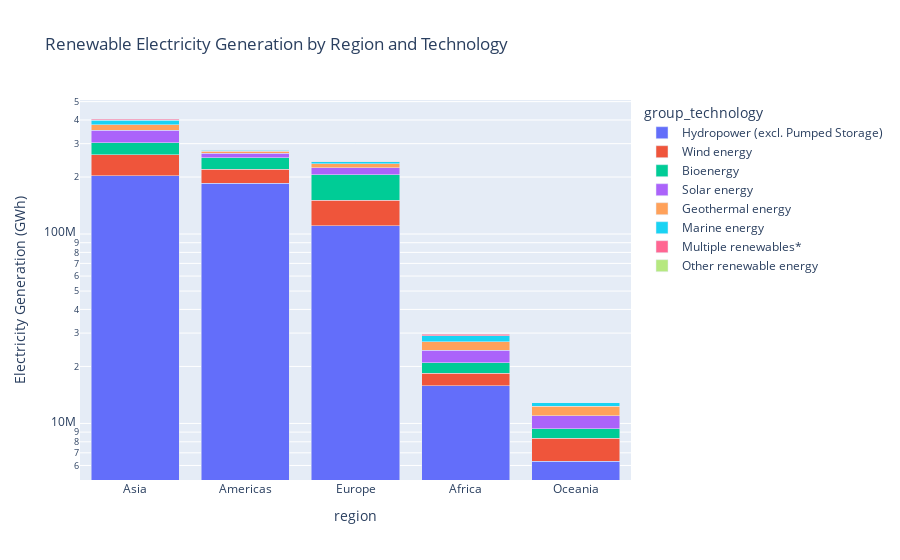

Notebook code for this chart:
### Markdown cell above
##### Question: How has renewable energy generation evolved globally over time?

### Code cell
#RQ1 Renewable adoption by region & technology
rq1_sql = """
SELECT 
    c.region,
    i.group_technology, 
    SUM(i.electricity_generation_gwh) AS total_generation
FROM irena_energy i
JOIN country c ON i.iso = c.iso
WHERE c.region IS NOT NULL
    AND c.region NOT IN ('Multilateral', 'Unspecified countries')
    AND i.group_technology NOT IN ('Fossil fuels', 'Nuclear','Other non-renewable energy','Pumped storage')
GROUP BY c.region, i.group_technology
ORDER BY total_generation DESC;
"""
rq1_df = run(rq1_sql)
rq1_df.head()

# Stacked Bar Plot for RQ1


fig = px.bar(
    rq1_df,
    x="region",
    y="total_generation",
    color="group_technology",
    barmode="stack",   # <-- stacked instead of grouped
    title="Renewable Electricity Generation by Region and Technology",
    labels={"total_generation": "Electricity Generation (GWh)"}
)
fig.update_yaxes(type="log")
show_and_save(fig, "rq1", "rq1_renewable_by_region_tech")
#fig.show()

### Figure 1 — Plotly figure (JSON) as saved in the notebook; plotly's stock layout.template omitted (floating-point values rounded to 4 significant figures)
{"data": [{"alignmentgroup": "True", "hovertemplate": "group_technology=Hydropower (excl. Pumped Storage)<br>region=%{x}<br>Electricity Generation (GWh)=%{y}<extra></extra>", "legendgroup": "Hydropower (excl. Pumped Storage)", "marker": {"color": "#636efa", "pattern": {"shape": ""}}, "name": "Hydropower (excl. Pumped Storage)", "offsetgroup": "Hydropower (excl. Pumped Storage)", "orientation": "v", "showlegend": true, "textposition": "auto", "type": "bar", "x": ["Asia", "Americas", "Europe", "Africa", "Oceania"], "xaxis": "x", "y": [202900000.0, 185000000.0, 110700000.0, 15820000.0, 6335000.0], "yaxis": "y"}, {"alignmentgroup": "True", "hovertemplate": "group_technology=Wind energy<br>region=%{x}<br>Electricity Generation (GWh)=%{y}<extra></extra>", "legendgroup": "Wind energy", "marker": {"color": "#EF553B", "pattern": {"shape": ""}}, "name": "Wind energy", "offsetgroup": "Wind energy", "orientation": "v", "showlegend": true, "textposition": "auto", "type": "bar", "x": ["Asia", "Europe", "Americas", "Africa", "Oceania"], "xaxis": "x", "y": [59390000.0, 40440000.0, 34640000.0, 2604000.0, 2042000.0], "yaxis": "y"}, {"alignmentgroup": "True", "hovertemplate": "group_technology=Bioenergy<br>region=%{x}<br>Electricity Generation (GWh)=%{y}<extra></extra>", "legendgroup": "Bioenergy", "marker": {"color": "#00cc96", "pattern": {"shape": ""}}, "name": "Bioenergy", "offsetgroup": "Bioenergy", "orientation": "v", "showlegend": true, "textposition": "auto", "type": "bar", "x": ["Europe", "Asia", "Americas", "Africa", "Oceania"], "xaxis": "x", "y": [54080000.0, 40480000.0, 32990000.0, 2526000.0, 1016000.0], "yaxis": "y"}, {"alignmentgroup": "True", "hovertemplate": "group_technology=Solar energy<br>region=%{x}<br>Electricity Generation (GWh)=%{y}<extra></extra>", "legendgroup": "Solar energy", "marker": {"color": "#ab63fa", "pattern": {"shape": ""}}, "name": "Solar energy", "offsetgroup": "Solar energy", "orientation": "v", "showlegend": true, "textposition": "auto", "type": "bar", "x": ["Asia", "Europe", "Americas", "Africa", "Oceania"], "xaxis": "x", "y": [49990000.0, 19310000.0, 13720000.0, 3455000.0, 1607000.0], "yaxis": "y"}, {"alignmentgroup": "True", "hovertemplate": "group_technology=Geothermal energy<br>region=%{x}<br>Electricity Generation (GWh)=%{y}<extra></extra>", "legendgroup": "Geothermal energy", "marker": {"color": "#FFA15A", "pattern": {"shape": ""}}, "name": "Geothermal energy", "offsetgroup": "Geothermal energy", "orientation": "v", "showlegend": true, "textposition": "auto", "type": "bar", "x": ["Asia", "Europe", "Americas", "Africa", "Oceania"], "xaxis": "x", "y": [25310000.0, 10040000.0, 7561000.0, 2536000.0, 1361000.0], "yaxis": "y"}, {"alignmentgroup": "True", "hovertemplate": "group_technology=Marine energy<br>region=%{x}<br>Electricity Generation (GWh)=%{y}<extra></extra>", "legendgroup": "Marine energy", "marker": {"color": "#19d3f3", "pattern": {"shape": ""}}, "name": "Marine energy", "offsetgroup": "Marine energy", "orientation": "v", "showlegend": true, "textposition": "auto", "type": "bar", "x": ["Asia", "Europe", "Americas", "Africa", "Oceania"], "xaxis": "x", "y": [21530000.0, 6330000.0, 3772000.0, 2147000.0, 483900.0], "yaxis": "y"}, {"alignmentgroup": "True", "hovertemplate": "group_technology=Multiple renewables*<br>region=%{x}<br>Electricity Generation (GWh)=%{y}<extra></extra>", "legendgroup": "Multiple renewables*", "marker": {"color": "#FF6692", "pattern": {"shape": ""}}, "name": "Multiple renewables*", "offsetgroup": "Multiple renewables*", "orientation": "v", "showlegend": true, "textposition": "auto", "type": "bar", "x": ["Asia", "Europe", "Americas", "Africa", "Oceania"], "xaxis": "x", "y": [5298000.0, 1236000.0, 1070000.0, 427000.0, 24290.0], "yaxis": "y"}, {"alignmentgroup": "True", "hovertemplate": "group_technology=Other renewable energy<br>region=%{x}<br>Electricity Generation (GWh)=%{y}<extra></extra>", "legendgroup": "Other renewable energy", "marker": {"color": "#B6E880", "pattern": {"shape": ""}}, "name": "Other renewable energy", "offsetgroup": "Other renewable energy", "orientation": "v", "showlegend": true, "textposition": "auto", "type": "bar", "x": ["Europe"], "xaxis": "x", "y": [728500.0], "yaxis": "y"}], "layout": {"barmode": "stack", "legend": {"title": {"text": "group_technology"}, "tracegroupgap": 0}, "title": {"text": "Renewable Electricity Generation by Region and Technology"}, "xaxis": {"anchor": "y", "domain": [0, 1], "title": {"text": "region"}}, "yaxis": {"anchor": "x", "domain": [0, 1], "title": {"text": "Electricity Generation (GWh)"}, "type": "log"}}}
